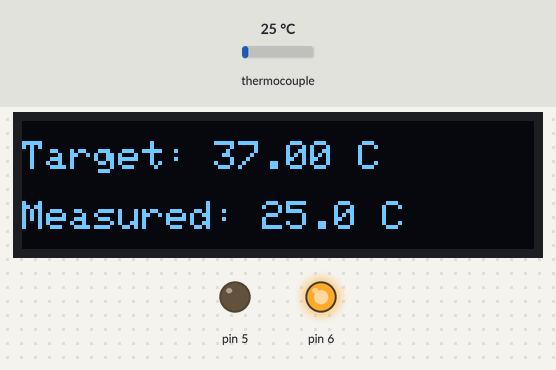
The sketch below on a simulated Arduino Uno, built with avr-gcc and run on an emulated ATmega328P. Parts: 128×32 one-colour display, output pins drawn as LEDs (lit = HIGH). The inputs (shaded band) are chosen by the test bench; at power-on: thermocouple 25 °C.

Above: at 1.3 s.
1.4 s: thermocouple set to 33 °C
At 2.7 s:
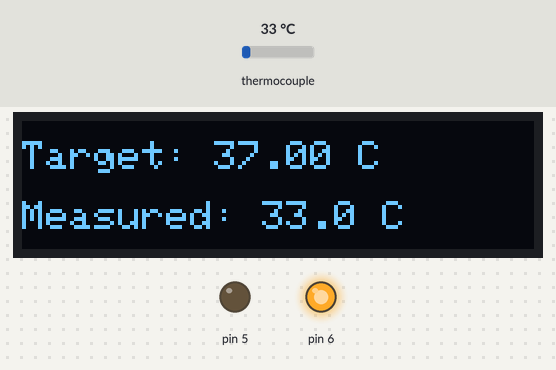
3.1 s: thermocouple set to 41 °C
At 3.4 s:
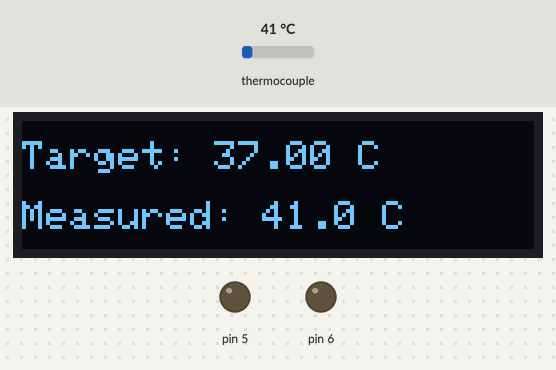
4.6 s: thermocouple set to 6 °C
At 5.3 s:
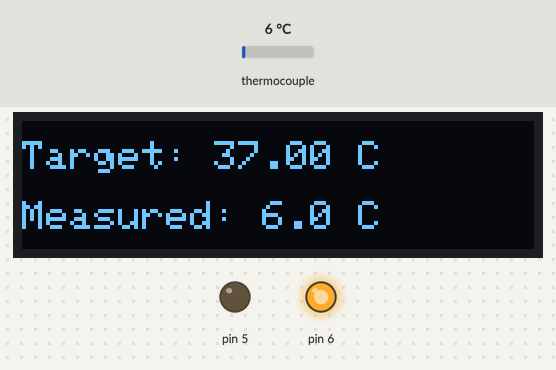
Timing chart, 0 to 7.6 s (numbered marks = the images above; inputs shaded):
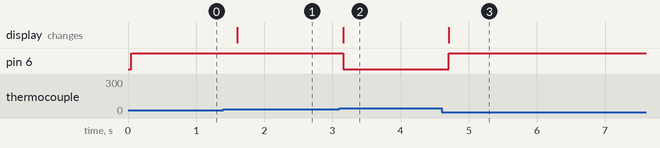

The sketch:

heater_feeback_controller.ino
```cpp
// (licence header left out)
#include <Wire.h>
#include <Adafruit_SSD1306.h>
#include <Adafruit_MAX31856.h>

#define OLED_RESET 4
#define SCREEN_WIDTH 128
#define SCREEN_HEIGHT 32

Adafruit_SSD1306 display(SCREEN_WIDTH, SCREEN_HEIGHT, &Wire, OLED_RESET);

#define TC_SCK 13 // using pin 13 on an arduino uno my cause the onboard LED to flash.
#define TC_SDO 12
#define TC_SDI 11
#define TC_CS 10

int target_temp = 37;

bool heatON = false;

Adafruit_MAX31856 max = Adafruit_MAX31856(TC_CS, TC_SDI, TC_SDO, TC_SCK);


void setup() {

  pinMode(6,OUTPUT);
  pinMode(5,OUTPUT);
  digitalWrite(6,0);
  digitalWrite(5,0);

  Wire.begin();

  display.begin(SSD1306_SWITCHCAPVCC, 0x3C);
  display.clearDisplay();
  display.setTextColor(WHITE);

  max.begin();
  max.setThermocoupleType(MAX31856_TCTYPE_K);

  //Serial.begin(9600);
}

void loop() {

  float temp = max.readThermocoupleTemperature();

  displayThermoTemp(temp, target_temp);

  checkTemp(temp, target_temp);

  //Serial.println(heatON);

  delay(500);
}

void displayTargetTemp(int target_temp) {

  display.clearDisplay();
  display.setCursor(0, 5);
  display.print("Target: ");
  display.print(target_temp);
  display.print(" C");
  display.display();
}

void displayThermoTemp(float temp, float target_temp) {

  display.clearDisplay();

  display.setCursor(0, 20);
  display.print("Measured: ");
  display.print(temp, 1);
  display.print(" C");

  display.setCursor(0, 5);
  display.print("Target: ");
  display.print(target_temp);
  display.print(" C");
  display.display();
}

void checkTemp(float temp, float target_temp){

  if (temp < target_temp){
    digitalWrite(6,HIGH);
    heatON = true;

  }

  if (temp > target_temp){
    digitalWrite(6,0);
    //digitalWrite(6,0);
    heatON = false;

  }
}
```

Measured:
- the behaviour switches between 37 and 38 °C on thermocouple (found by bisection; images 1 and 2)
- after the input at 1.4 s, the display: changes after 0.20 s (image 1)
- after the input at 3.1 s, pin 6: HIGH → LOW after 0.06 s; the display: changes after 0.06 s (image 2)
- after the input at 4.6 s, pin 6: LOW → HIGH after 0.11 s; the display: changes after 0.11 s (image 3)
